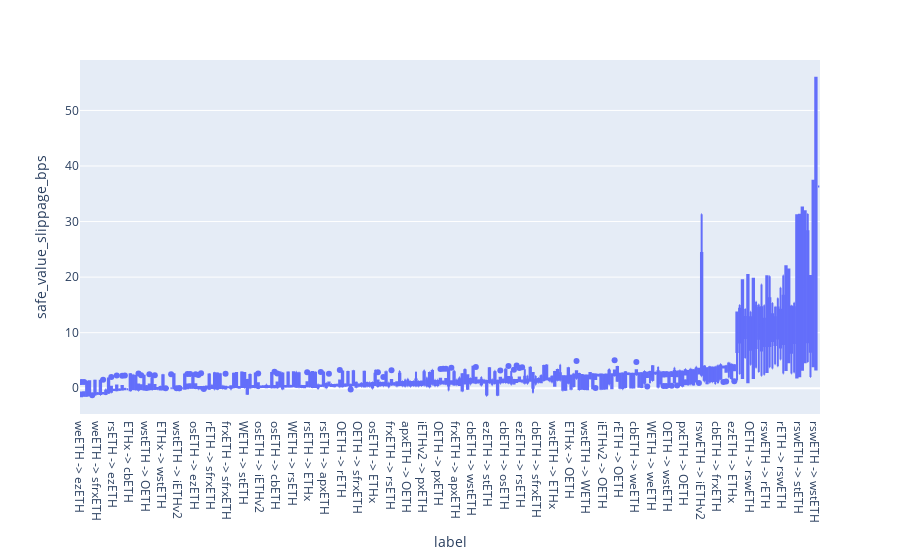

Here is the notebook cell this chart was saved with:
### Code cell
sorted_labels = df.groupby("label")["safe_value_slippage_bps"].median().sort_values().index
px.box(df, x="label", y="safe_value_slippage_bps", category_orders={"label": sorted_labels}).show()

### Figure 1 — Plotly figure (JSON) as saved in the notebook; plotly's stock layout.template omitted (floating-point values rounded to 4 significant figures; data arrays with more than 128 entries replaced by an {"elided": "..."} marker saying what was removed)
{"data": [{"alignmentgroup": "True", "hovertemplate": "label=%{x}<br>safe_value_slippage_bps=%{y}<extra></extra>", "legendgroup": "", "marker": {"color": "#636efa"}, "name": "", "notched": false, "offsetgroup": "", "orientation": "v", "showlegend": false, "type": "box", "x": {"elided": "1403 str values"}, "x0": " ", "xaxis": "x", "y": {"elided": "1403 float values"}, "y0": " ", "yaxis": "y"}], "layout": {"boxmode": "group", "legend": {"tracegroupgap": 0}, "margin": {"t": 60}, "xaxis": {"anchor": "y", "categoryarray": {"elided": "272 str values"}, "categoryorder": "array", "domain": [0, 1], "title": {"text": "label"}}, "yaxis": {"anchor": "x", "domain": [0, 1], "title": {"text": "safe_value_slippage_bps"}}}}
